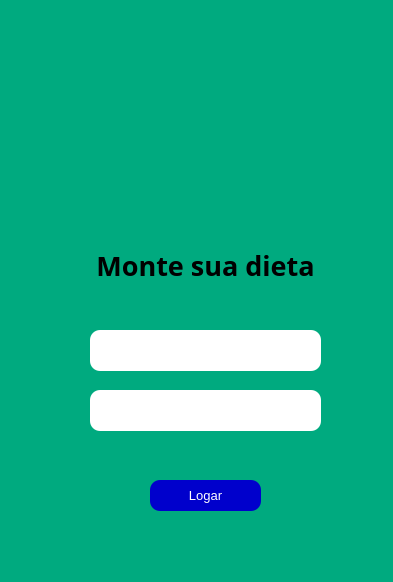
<?xml version="1.0" encoding="UTF-8"?>
<ui version="4.0">
 <class>MainWindow</class>
 <widget class="QMainWindow" name="MainWindow">
  <property name="geometry">
   <rect>
    <x>0</x>
    <y>0</y>
    <width>393</width>
    <height>582</height>
   </rect>
  </property>
  <property name="windowTitle">
   <string>MainWindow</string>
  </property>
  <property name="styleSheet">
   <string notr="true">background-color: rgb(0, 170, 127);
border-radius:10px</string>
  </property>
  <widget class="QWidget" name="centralwidget">
   <widget class="QLabel" name="label">
    <property name="geometry">
     <rect>
      <x>40</x>
      <y>330</y>
      <width>41</width>
      <height>41</height>
     </rect>
    </property>
    <property name="font">
     <font>
      <pointsize>10</pointsize>
     </font>
    </property>
    <property name="text">
     <string/>
    </property>
    <property name="pixmap">
     <pixmap>../Icons/16341.png</pixmap>
    </property>
    <property name="scaledContents">
     <bool>true</bool>
    </property>
   </widget>
   <widget class="QLabel" name="label_2">
    <property name="geometry">
     <rect>
      <x>40</x>
      <y>390</y>
      <width>41</width>
      <height>41</height>
     </rect>
    </property>
    <property name="font">
     <font>
      <pointsize>10</pointsize>
     </font>
    </property>
    <property name="text">
     <string/>
    </property>
    <property name="pixmap">
     <pixmap>../Icons/password.png</pixmap>
    </property>
    <property name="scaledContents">
     <bool>true</bool>
    </property>
   </widget>
   <widget class="QLineEdit" name="inputUsuario">
    <property name="geometry">
     <rect>
      <x>90</x>
      <y>330</y>
      <width>231</width>
      <height>41</height>
     </rect>
    </property>
    <property name="font">
     <font>
      <family>Arial</family>
      <pointsize>20</pointsize>
      <weight>75</weight>
      <bold>true</bold>
     </font>
    </property>
    <property name="styleSheet">
     <string notr="true">background-color: rgb(255, 255, 255);</string>
    </property>
    <property name="inputMask">
     <string/>
    </property>
    <property name="text">
     <string/>
    </property>
    <property name="alignment">
     <set>Qt::AlignCenter</set>
    </property>
   </widget>
   <widget class="QLineEdit" name="InputSenha">
    <property name="geometry">
     <rect>
      <x>90</x>
      <y>390</y>
      <width>231</width>
      <height>41</height>
     </rect>
    </property>
    <property name="font">
     <font>
      <pointsize>20</pointsize>
      <weight>75</weight>
      <bold>true</bold>
     </font>
    </property>
    <property name="styleSheet">
     <string notr="true">background-color: rgb(255, 255, 255);</string>
    </property>
    <property name="inputMask">
     <string/>
    </property>
    <property name="text">
     <string/>
    </property>
    <property name="frame">
     <bool>true</bool>
    </property>
    <property name="echoMode">
     <enum>QLineEdit::Password</enum>
    </property>
    <property name="alignment">
     <set>Qt::AlignCenter</set>
    </property>
   </widget>
   <widget class="QPushButton" name="btnLogar">
    <property name="geometry">
     <rect>
      <x>150</x>
      <y>480</y>
      <width>111</width>
      <height>31</height>
     </rect>
    </property>
    <property name="font">
     <font>
      <family>MS Shell Dlg 2</family>
      <pointsize>10</pointsize>
      <weight>9</weight>
      <italic>false</italic>
      <bold>false</bold>
     </font>
    </property>
    <property name="styleSheet">
     <string notr="true">font: 75 8pt &quot;MS Shell Dlg 2&quot;;
font: 75 14pt &quot;MS Shell Dlg 2&quot;;
font: 75 10pt &quot;MS Shell Dlg 2&quot;;
color: rgb(255, 255, 255);
background-color: rgb(0, 0, 204);
border-radius:10px</string>
    </property>
    <property name="text">
     <string>Logar</string>
    </property>
   </widget>
   <widget class="QLabel" name="label_3">
    <property name="geometry">
     <rect>
      <x>100</x>
      <y>30</y>
      <width>201</width>
      <height>221</height>
     </rect>
    </property>
    <property name="text">
     <string/>
    </property>
    <property name="pixmap">
     <pixmap>Icons/31249.png</pixmap>
    </property>
    <property name="scaledContents">
     <bool>true</bool>
    </property>
   </widget>
   <widget class="QLabel" name="label_4">
    <property name="geometry">
     <rect>
      <x>70</x>
      <y>250</y>
      <width>271</width>
      <height>31</height>
     </rect>
    </property>
    <property name="font">
     <font>
      <family>Segoe Script</family>
      <pointsize>20</pointsize>
      <weight>75</weight>
      <bold>true</bold>
     </font>
    </property>
    <property name="text">
     <string>Monte sua dieta</string>
    </property>
    <property name="alignment">
     <set>Qt::AlignCenter</set>
    </property>
   </widget>
  </widget>
 </widget>
 <resources/>
 <connections/>
</ui>
